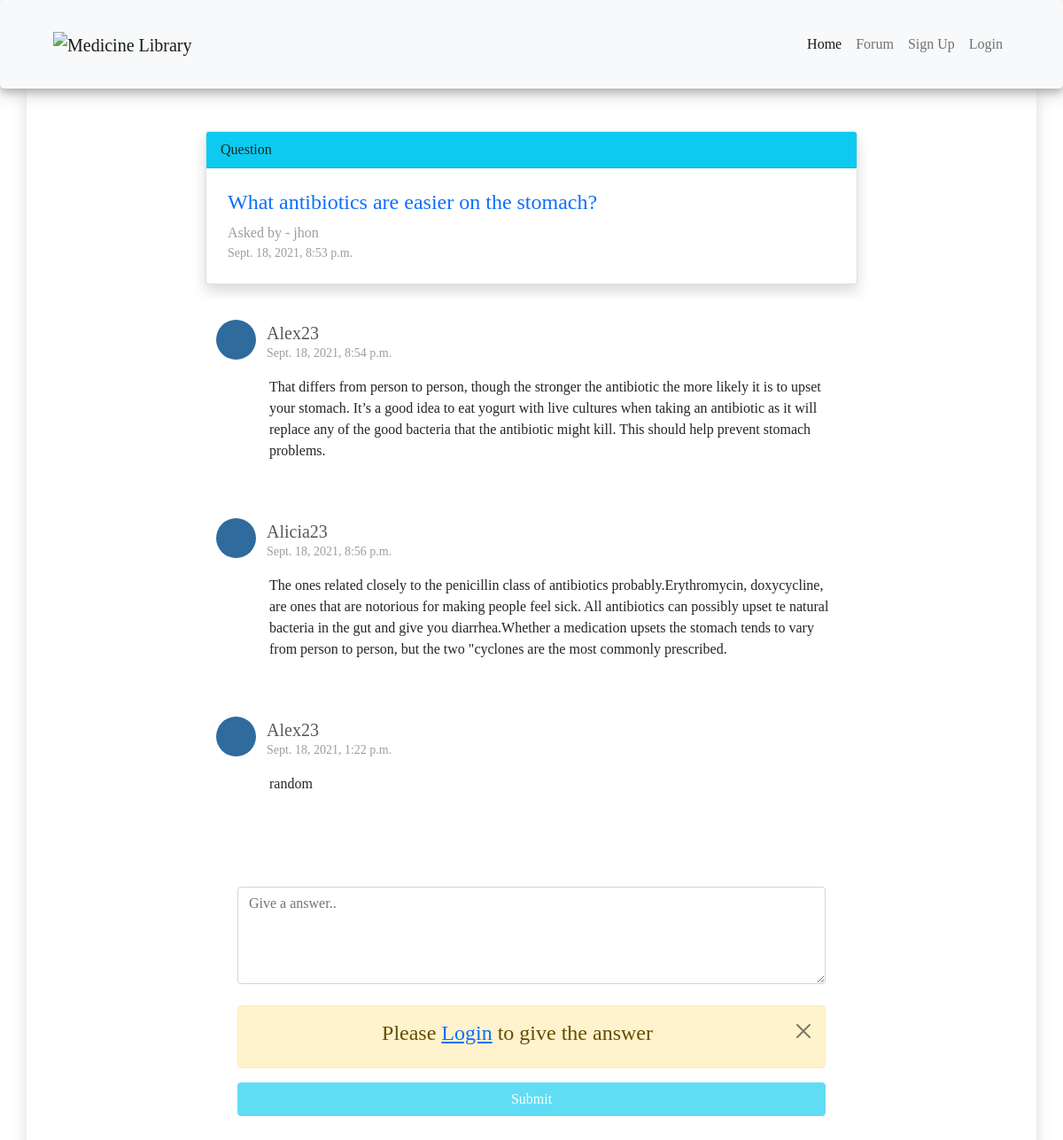
/quesdetails/8, run on the app's committed database.
### App/models.py (models this page shows, shortened)
class Question(models.Model):
    question = models.CharField(max_length=500)
    user = models.ForeignKey(User,on_delete=models.CASCADE)
    date_added = models.DateTimeField(default=timezone.localtime(timezone.now()), blank=True)

class Answer(models.Model):
    answer = models.CharField(max_length=500)
    question = models.ForeignKey(Question,on_delete=models.CASCADE)
    user = models.ForeignKey(User,on_delete=models.CASCADE)
    date_added = models.DateTimeField(default=timezone.localtime(timezone.now()), blank=True)

### App/views.py (the view)
# urls.py: path('quesdetails/<int:id>',ques_detailsView,name='ques_detailsView'),
def ques_detailsView(request,id):
    question = Question.objects.get(id=id)
    answer = Answer.objects.filter(question__id=id)
    if request.method == "POST":
        ans = request.POST.get('answer_input')
        Answer.objects.create(answer=ans,user=request.user,question=question)
    context = {
    'ques':question,
    'answer':answer
    }
    return render(request,'ques_details.html',context)

### App/Templates/ques_details.html (shortened to what this page needs)
{% extends 'navbar.html' %}
{% load static %}
{% load crispy_forms_tags %}
{% block css %}
<link rel="stylesheet" href="{% static 'css/style.css' %}" />
{% endblock css %}
{% block body %}
<div class="container">
<div class='row h-100 shadow '>
  <div class="col-lg-8  offset-lg-2 col-md-8 offset-md-2 col-sm-10 offset-sm-1 my-2 mt-5">
      <div class="card rounded-sm shadow ">
        <div class="card-header bg-info">Question</div>
        <div class="card-body p-lg-4 p-sm-1 ">
          <h4 class="text-primary">{{ques.question}}</h4>
          <p>Asked by - {{ques.user}}</p>
          <p class='small'>{{ques.date_added}}</p>
        </div>
      </div>
    </div>
    {% for ans in answer %}
    <div class="col-lg-8 offset-lg-2 col-md-8 offset-md-2 col-sm-10 offset-sm-1 my-2">
      <div class="card rounded -sm border-0">
        <div class="card-body p-lg-4 p-sm-1 ">
        <div class='row ans_row'>
            <div class='col-1'>
                <i class='fas fa-user'></i>
            </div>
            <div class='col-11'>
                <h5 class="">{{ans.user}}</h5></p>
                <p class='small'>{{ans.date_added}}
            </div>
        </div>
          <p class="text-dark mt-3 ms-5">{{ans.answer}}</p>
        </div>
      </div>
    </div>
    {% endfor %}
    <div class='col-lg-8 offset-lg-2 col-md-8 offset-md-2  col-sm-8 offset-sm-2 p-5  login_div '>
      <form class='ask_question' {% url 'ques_detailsView' ques.id %} method="POST">
        <textarea name="answer_input" id="answer_input" class='form-control my-4' placeholder='Give a answer..' cols="30" rows="4"></textarea>
        {% if  request.user.is_authenticated %}
        <button class='btn btn-info text-white w-100 mb-5 ' type="submit">Submit</button endif %}ton>
        {% else %}
            <div class="alert alert-warning alert-dismissible fade show" role="alert">
              <h4 class=''>Please <a href="{% url 'loginView' %}">Login</a> to give the answer</h4>
            <button type="button" class="btn-close" data-bs-dismiss="alert" aria-label="Close"></button>
          </div>
        <button class='btn btn-info text-white w-100 mb-5 disabled ' type="submit">Submit</button endif %}ton>
        {% endif %}
    </div>
</div>
</div>
{% endblock %}

### App/static/css/style.css (style rules this page uses)
* { --font1:Bahnschrift; font-family: var(--font1); }
.card-body p { color: #9e9d9d; margin: 0; }
.card-body h5 { color: #585858; margin: 0; margin-top: 3px; }
.login_div { border-radius: 5px; }
.login_div div { display: flex; justify-content: center; }
.ans_row .col-1 { display: flex; justify-content: center; align-items: center; width: 45px; height: 45px; background: #306b9e; border-radius: 50%; }
.ans_row .col-1 i { font-size: 30px; border-radius: 50%; color: #ffff; }

### data on the page
Question: question "What antibiotics are easier on the stomach?", user "jhon", date_added "Sept. 18, 2021, 8:53 p.m."
Answer: user "Alex23", date_added "Sept. 18, 2021, 8:54 p.m.", answer "That differs from person to person, though the stronger the antibiotic the more likely it is to upset your stomach. It’s a good idea to eat yogurt with live cultures when taking an antibiotic as it will replace any of the good bacteria that the antibiotic might kill. This should help prevent stomach problems."
Answer: user "Alicia23", date_added "Sept. 18, 2021, 8:56 p.m.", answer "The ones related closely to the penicillin class of antibiotics probably.Erythromycin, doxycycline, are ones that are notorious for making people feel sick. All antibiotics can possibly upset te natural bacteria in the gut and give you diarrhea.Whether a medication upsets the stomach tends to vary from person to person, but the two \"cyclones are the most commonly prescribed."
Answer: user "Alex23", date_added "Sept. 18, 2021, 1:22 p.m.", answer "random"
